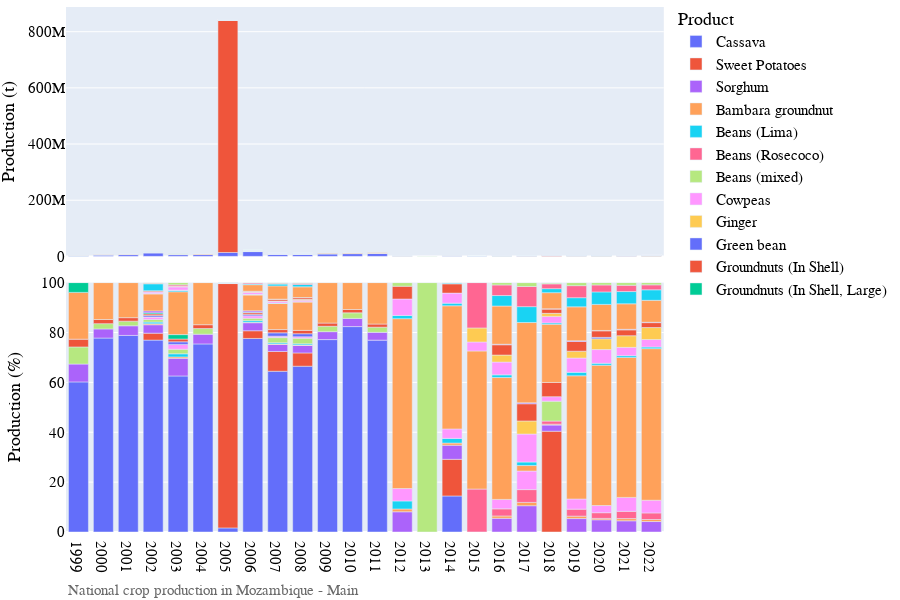

Notebook source saved alongside this figure:
### Markdown cell above
# Visualization of production data

### Code cell
# Bar chart of national crop production
country_iso, country_name = 'MZ', 'Mozambique'
df = pd.read_csv('../data/crop/adm_crop_production_%s.csv' % country_iso, index_col=0)
df['year'] = df['harvest_year']
year = [df['year'].min(), df['year'].max()]
product_order = ['Cassava','Sweet Potatoes','Maize Grain (White)','Sorghum']
for season_name in ['Main']:
    footnote = 'National crop production in %s - %s' % (country_name, season_name)
    fn_save = '../figures/%s_bar_natgrainprod_%s.png' % (country_iso, season_name)
    sub = df[df['season_name'] == season_name]
    fig = PlotBarProduction(sub, year, product_order, footnote, fn_save)
    fig.show()

### Figure 1 — Plotly figure (JSON) as saved in the notebook; plotly's stock layout.template omitted (floating-point values rounded to 4 significant figures)
{"data": [{"alignmentgroup": "True", "hovertemplate": "product=Cassava<br>season_name=Main<br>type=orig_unit<br>year=%{x}<br>value=%{y}<extra></extra>", "legendgroup": "Cassava", "marker": {"color": "#636efa", "pattern": {"shape": ""}}, "name": "Cassava", "offsetgroup": "Cassava", "orientation": "v", "showlegend": true, "textposition": "auto", "type": "bar", "x": [1999, 2000, 2001, 2002, 2003, 2004, 2005, 2006, 2007, 2008, 2009, 2010, 2011, 2014], "xaxis": "x2", "y": [1756768, 5362000.0, 6305000.0, 12630000.0, 6150000.0, 6413000.0, 13830000.0, 17070000.0, 6995811, 7071311, 9185554, 9738066, 10093619, 397277], "yaxis": "y2"}, {"alignmentgroup": "True", "hovertemplate": "product=Cassava<br>season_name=Main<br>type=percent<br>year=%{x}<br>value=%{y}<extra></extra>", "legendgroup": "Cassava", "marker": {"color": "#636efa", "pattern": {"shape": ""}}, "name": "Cassava", "offsetgroup": "Cassava", "orientation": "v", "showlegend": false, "textposition": "auto", "type": "bar", "x": [1999, 2000, 2001, 2002, 2003, 2004, 2005, 2006, 2007, 2008, 2009, 2010, 2011, 2014], "xaxis": "x", "y": [60.19, 77.77, 78.83, 76.95, 62.57, 75.42, 1.639, 77.62, 64.45, 66.48, 77.16, 82.37, 76.93, 14.45], "yaxis": "y"}, {"alignmentgroup": "True", "hovertemplate": "product=Sweet Potatoes<br>season_name=Main<br>type=orig_unit<br>year=%{x}<br>value=%{y}<extra></extra>", "legendgroup": "Sweet Potatoes", "marker": {"color": "#EF553B", "pattern": {"shape": ""}}, "name": "Sweet Potatoes", "offsetgroup": "Sweet Potatoes", "orientation": "v", "showlegend": true, "textposition": "auto", "type": "bar", "x": [2002, 2005, 2006, 2007, 2008, 2014, 2018], "xaxis": "x2", "y": [456330, 826662752, 677870, 861430, 566050, 404011, 2436010], "yaxis": "y2"}, {"alignmentgroup": "True", "hovertemplate": "product=Sweet Potatoes<br>season_name=Main<br>type=percent<br>year=%{x}<br>value=%{y}<extra></extra>", "legendgroup": "Sweet Potatoes", "marker": {"color": "#EF553B", "pattern": {"shape": ""}}, "name": "Sweet Potatoes", "offsetgroup": "Sweet Potatoes", "orientation": "v", "showlegend": false, "textposition": "auto", "type": "bar", "x": [2002, 2005, 2006, 2007, 2008, 2014, 2018], "xaxis": "x", "y": [2.781, 98.0, 3.083, 7.937, 5.322, 14.7, 40.41], "yaxis": "y"}, {"alignmentgroup": "True", "hovertemplate": "product=Sorghum<br>season_name=Main<br>type=orig_unit<br>year=%{x}<br>value=%{y}<extra></extra>", "legendgroup": "Sorghum", "marker": {"color": "#ab63fa", "pattern": {"shape": ""}}, "name": "Sorghum", "offsetgroup": "Sorghum", "orientation": "v", "showlegend": true, "textposition": "auto", "type": "bar", "x": [1999, 2000, 2001, 2002, 2003, 2004, 2005, 2006, 2007, 2008, 2009, 2010, 2011, 2012, 2014, 2015, 2016, 2017, 2018, 2019, 2020, 2021, 2022], "xaxis": "x2", "y": [208927, 252500.0, 308700.0, 554900.0, 696100.0, 330900.0, 518400.0, 710500.0, 306228, 321932, 378035, 388597, 409744, 139262, 155163, 36, 126878, 139471, 148130, 158191, 142002, 146632, 164491], "yaxis": "y2"}, {"alignmentgroup": "True", "hovertemplate": "product=Sorghum<br>season_name=Main<br>type=percent<br>year=%{x}<br>value=%{y}<extra></extra>", "legendgroup": "Sorghum", "marker": {"color": "#ab63fa", "pattern": {"shape": ""}}, "name": "Sorghum", "offsetgroup": "Sorghum", "orientation": "v", "showlegend": false, "textposition": "auto", "type": "bar", "x": [1999, 2000, 2001, 2002, 2003, 2004, 2005, 2006, 2007, 2008, 2009, 2010, 2011, 2012, 2014, 2015, 2016, 2017, 2018, 2019, 2020, 2021, 2022], "xaxis": "x", "y": [7.158, 3.662, 3.86, 3.382, 7.083, 3.892, 0.06145, 3.231, 2.821, 3.027, 3.175, 3.287, 3.123, 8.105, 5.645, 0.02008, 5.492, 10.54, 2.458, 5.384, 4.896, 4.482, 4.197], "yaxis": "y"}, {"alignmentgroup": "True", "hovertemplate": "product=Bambara groundnut<br>season_name=Main<br>type=orig_unit<br>year=%{x}<br>value=%{y}<extra></extra>", "legendgroup": "Bambara groundnut", "marker": {"color": "#FFA15A", "pattern": {"shape": ""}}, "name": "Bambara groundnut", "offsetgroup": "Bambara groundnut", "orientation": "v", "showlegend": true, "textposition": "auto", "type": "bar", "x": [2002, 2003, 2005, 2006, 2007, 2008, 2012, 2014, 2016, 2017, 2018, 2019, 2020, 2021, 2022], "xaxis": "x2", "y": [67273, 55160, 26882, 34611, 20249, 12630, 19351, 23901, 21702, 17495, 22475, 28788, 16526, 29191, 31794], "yaxis": "y2"}, {"alignmentgroup": "True", "hovertemplate": "product=Bambara groundnut<br>season_name=Main<br>type=percent<br>year=%{x}<br>value=%{y}<extra></extra>", "legendgroup": "Bambara groundnut", "marker": {"color": "#FFA15A", "pattern": {"shape": ""}}, "name": "Bambara groundnut", "offsetgroup": "Bambara groundnut", "orientation": "v", "showlegend": false, "textposition": "auto", "type": "bar", "x": [2002, 2003, 2005, 2006, 2007, 2008, 2012, 2014, 2016, 2017, 2018, 2019, 2020, 2021, 2022], "xaxis": "x", "y": [0.41, 0.5612, 0.003187, 0.1574, 0.1866, 0.1187, 1.126, 0.8696, 0.9394, 1.322, 0.3729, 0.9797, 0.5698, 0.8923, 0.8113], "yaxis": "y"}, {"alignmentgroup": "True", "hovertemplate": "product=Beans (Lima)<br>season_name=Main<br>type=orig_unit<br>year=%{x}<br>value=%{y}<extra></extra>", "legendgroup": "Beans (Lima)", "marker": {"color": "#19d3f3", "pattern": {"shape": ""}}, "name": "Beans (Lima)", "offsetgroup": "Beans (Lima)", "orientation": "v", "showlegend": true, "textposition": "auto", "type": "bar", "x": [2002, 2003, 2005, 2006, 2007, 2008, 2012, 2014], "xaxis": "x2", "y": [106100.0, 122623, 141281, 145800.0, 51960.0, 52661, 55297, 51584], "yaxis": "y2"}, {"alignmentgroup": "True", "hovertemplate": "product=Beans (Lima)<br>season_name=Main<br>type=percent<br>year=%{x}<br>value=%{y}<extra></extra>", "legendgroup": "Beans (Lima)", "marker": {"color": "#19d3f3", "pattern": {"shape": ""}}, "name": "Beans (Lima)", "offsetgroup": "Beans (Lima)", "orientation": "v", "showlegend": false, "textposition": "auto", "type": "bar", "x": [2002, 2003, 2005, 2006, 2007, 2008, 2012, 2014], "xaxis": "x", "y": [0.6464, 1.248, 0.01675, 0.6632, 0.4787, 0.4951, 3.218, 1.877], "yaxis": "y"}, {"alignmentgroup": "True", "hovertemplate": "product=Beans (Rosecoco)<br>season_name=Main<br>type=orig_unit<br>year=%{x}<br>value=%{y}<extra></extra>", "legendgroup": "Beans (Rosecoco)", "marker": {"color": "#FF6692", "pattern": {"shape": ""}}, "name": "Beans (Rosecoco)", "offsetgroup": "Beans (Rosecoco)", "orientation": "v", "showlegend": true, "textposition": "auto", "type": "bar", "x": [2015, 2016, 2017, 2018, 2019, 2020, 2021, 2022], "xaxis": "x2", "y": [30855, 65793, 67983, 74260, 82437, 65906, 95065, 103543], "yaxis": "y2"}, {"alignmentgroup": "True", "hovertemplate": "product=Beans (Rosecoco)<br>season_name=Main<br>type=percent<br>year=%{x}<br>value=%{y}<extra></extra>", "legendgroup": "Beans (Rosecoco)", "marker": {"color": "#FF6692", "pattern": {"shape": ""}}, "name": "Beans (Rosecoco)", "offsetgroup": "Beans (Rosecoco)", "orientation": "v", "showlegend": false, "textposition": "auto", "type": "bar", "x": [2015, 2016, 2017, 2018, 2019, 2020, 2021, 2022], "xaxis": "x", "y": [17.21, 2.848, 5.138, 1.232, 2.806, 2.272, 2.906, 2.642], "yaxis": "y"}, {"alignmentgroup": "True", "hovertemplate": "product=Beans (mixed)<br>season_name=Main<br>type=orig_unit<br>year=%{x}<br>value=%{y}<extra></extra>", "legendgroup": "Beans (mixed)", "marker": {"color": "#B6E880", "pattern": {"shape": ""}}, "name": "Beans (mixed)", "offsetgroup": "Beans (mixed)", "orientation": "v", "showlegend": true, "textposition": "auto", "type": "bar", "x": [1999, 2000, 2001, 2002, 2003, 2004, 2005, 2006, 2007, 2008, 2009, 2010, 2011, 2018], "xaxis": "x2", "y": [200483, 146400.0, 149800.0, 177400.0, 179600.0, 192800.0, 195600.0, 219100.0, 224596, 240267, 257381, 263771, 273035, 482220], "yaxis": "y2"}, {"alignmentgroup": "True", "hovertemplate": "product=Beans (mixed)<br>season_name=Main<br>type=percent<br>year=%{x}<br>value=%{y}<extra></extra>", "legendgroup": "Beans (mixed)", "marker": {"color": "#B6E880", "pattern": {"shape": ""}}, "name": "Beans (mixed)", "offsetgroup": "Beans (mixed)", "orientation": "v", "showlegend": false, "textposition": "auto", "type": "bar", "x": [1999, 2000, 2001, 2002, 2003, 2004, 2005, 2006, 2007, 2008, 2009, 2010, 2011, 2018], "xaxis": "x", "y": [6.869, 2.124, 1.873, 1.081, 1.827, 2.267, 0.02319, 0.9963, 2.069, 2.259, 2.162, 2.231, 2.081, 8.0], "yaxis": "y"}, {"alignmentgroup": "True", "hovertemplate": "product=Cowpeas<br>season_name=Main<br>type=orig_unit<br>year=%{x}<br>value=%{y}<extra></extra>", "legendgroup": "Cowpeas", "marker": {"color": "#FF97FF", "pattern": {"shape": ""}}, "name": "Cowpeas", "offsetgroup": "Cowpeas", "orientation": "v", "showlegend": true, "textposition": "auto", "type": "bar", "x": [2002, 2003, 2005, 2006, 2007, 2008, 2012, 2014, 2016, 2017, 2018, 2019, 2020, 2021, 2022], "xaxis": "x2", "y": [159687, 190333, 145041, 209087, 62188, 62350, 85484, 103836, 87515, 98442, 108187, 119573, 83450, 183130, 199457], "yaxis": "y2"}, {"alignmentgroup": "True", "hovertemplate": "product=Cowpeas<br>season_name=Main<br>type=percent<br>year=%{x}<br>value=%{y}<extra></extra>", "legendgroup": "Cowpeas", "marker": {"color": "#FF97FF", "pattern": {"shape": ""}}, "name": "Cowpeas", "offsetgroup": "Cowpeas", "orientation": "v", "showlegend": false, "textposition": "auto", "type": "bar", "x": [2002, 2003, 2005, 2006, 2007, 2008, 2012, 2014, 2016, 2017, 2018, 2019, 2020, 2021, 2022], "xaxis": "x", "y": [0.9732, 1.936, 0.01719, 0.9508, 0.573, 0.5862, 4.975, 3.778, 3.788, 7.44, 1.795, 4.069, 2.877, 5.598, 5.09], "yaxis": "y"}, {"alignmentgroup": "True", "hovertemplate": "product=Ginger<br>season_name=Main<br>type=orig_unit<br>year=%{x}<br>value=%{y}<extra></extra>", "legendgroup": "Ginger", "marker": {"color": "#FECB52", "pattern": {"shape": ""}}, "name": "Ginger", "offsetgroup": "Ginger", "orientation": "v", "showlegend": true, "textposition": "auto", "type": "bar", "x": [2002, 2005], "xaxis": "x2", "y": [6, 12], "yaxis": "y2"}, {"alignmentgroup": "True", "hovertemplate": "product=Ginger<br>season_name=Main<br>type=percent<br>year=%{x}<br>value=%{y}<extra></extra>", "legendgroup": "Ginger", "marker": {"color": "#FECB52", "pattern": {"shape": ""}}, "name": "Ginger", "offsetgroup": "Ginger", "orientation": "v", "showlegend": false, "textposition": "auto", "type": "bar", "x": [2002, 2005], "xaxis": "x", "y": [3.657e-05, 1.423e-06], "yaxis": "y"}, {"alignmentgroup": "True", "hovertemplate": "product=Green bean<br>season_name=Main<br>type=orig_unit<br>year=%{x}<br>value=%{y}<extra></extra>", "legendgroup": "Green bean", "marker": {"color": "#636efa", "pattern": {"shape": ""}}, "name": "Green bean", "offsetgroup": "Green bean", "orientation": "v", "showlegend": true, "textposition": "auto", "type": "bar", "x": [2002, 2003, 2005, 2006, 2007, 2008], "xaxis": "x2", "y": [89400, 101900, 95700, 124300, 146300, 129200], "yaxis": "y2"}, {"alignmentgroup": "True", "hovertemplate": "product=Green bean<br>season_name=Main<br>type=percent<br>year=%{x}<br>value=%{y}<extra></extra>", "legendgroup": "Green bean", "marker": {"color": "#636efa", "pattern": {"shape": ""}}, "name": "Green bean", "offsetgroup": "Green bean", "orientation": "v", "showlegend": false, "textposition": "auto", "type": "bar", "x": [2002, 2003, 2005, 2006, 2007, 2008], "xaxis": "x", "y": [0.5448, 1.037, 0.01134, 0.5652, 1.348, 1.215], "yaxis": "y"}, {"alignmentgroup": "True", "hovertemplate": "product=Groundnuts (In Shell)<br>season_name=Main<br>type=orig_unit<br>year=%{x}<br>value=%{y}<extra></extra>", "legendgroup": "Groundnuts (In Shell)", "marker": {"color": "#EF553B", "pattern": {"shape": ""}}, "name": "Groundnuts (In Shell)", "offsetgroup": "Groundnuts (In Shell)", "orientation": "v", "showlegend": true, "textposition": "auto", "type": "bar", "x": [1999, 2000, 2001, 2002, 2003, 2004, 2005, 2006, 2007, 2008, 2009, 2010, 2011, 2018], "xaxis": "x2", "y": [90777, 114500.0, 111200.0, 109800.0, 109900.0, 132100.0, 126200.0, 145600.0, 141500.0, 143510, 152251, 157685, 165372, 343240], "yaxis": "y2"}, {"alignmentgroup": "True", "hovertemplate": "product=Groundnuts (In Shell)<br>season_name=Main<br>type=percent<br>year=%{x}<br>value=%{y}<extra></extra>", "legendgroup": "Groundnuts (In Shell)", "marker": {"color": "#EF553B", "pattern": {"shape": ""}}, "name": "Groundnuts (In Shell)", "offsetgroup": "Groundnuts (In Shell)", "orientation": "v", "showlegend": false, "textposition": "auto", "type": "bar", "x": [1999, 2000, 2001, 2002, 2003, 2004, 2005, 2006, 2007, 2008, 2009, 2010, 2011, 2018], "xaxis": "x", "y": [3.11, 1.661, 1.39, 0.6691, 1.118, 1.553, 0.01496, 0.662, 1.303, 1.349, 1.279, 1.334, 1.26, 5.694], "yaxis": "y"}, {"alignmentgroup": "True", "hovertemplate": "product=Groundnuts (In Shell, Large)<br>season_name=Main<br>type=orig_unit<br>year=%{x}<br>value=%{y}<extra></extra>", "legendgroup": "Groundnuts (In Shell, Large)", "marker": {"color": "#00cc96", "pattern": {"shape": ""}}, "name": "Groundnuts (In Shell, Large)", "offsetgroup": "Groundnuts (In Shell, Large)", "orientation": "v", "showlegend": true, "textposition": "auto", "type": "bar", "x": [2002, 2003, 2005, 2006], "xaxis": "x2", "y": [75358, 174030, 54744, 49350], "yaxis": "y2"}, {"alignmentgroup": "True", "hovertemplate": "product=Groundnuts (In Shell, Large)<br>season_name=Main<br>type=percent<br>year=%{x}<br>value=%{y}<extra></extra>", "legendgroup": "Groundnuts (In Shell, Large)", "marker": {"color": "#00cc96", "pattern": {"shape": ""}}, "name": "Groundnuts (In Shell, Large)", "offsetgroup": "Groundnuts (In Shell, Large)", "orientation": "v", "showlegend": false, "textposition": "auto", "type": "bar", "x": [2002, 2003, 2005, 2006], "xaxis": "x", "y": [0.4593, 1.771, 0.00649, 0.2244], "yaxis": "y"}, {"alignmentgroup": "True", "hovertemplate": "product=Groundnuts (In Shell, Small)<br>season_name=Main<br>type=orig_unit<br>year=%{x}<br>value=%{y}<extra></extra>", "legendgroup": "Groundnuts (In Shell, Small)", "marker": {"color": "#ab63fa", "pattern": {"shape": ""}}, "name": "Groundnuts (In Shell, Small)", "offsetgroup": "Groundnuts (In Shell, Small)", "orientation": "v", "showlegend": true, "textposition": "auto", "type": "bar", "x": [2002, 2005, 2006], "xaxis": "x2", "y": [126618, 114508, 117796], "yaxis": "y2"}, {"alignmentgroup": "True", "hovertemplate": "product=Groundnuts (In Shell, Small)<br>season_name=Main<br>type=percent<br>year=%{x}<br>value=%{y}<extra></extra>", "legendgroup": "Groundnuts (In Shell, Small)", "marker": {"color": "#ab63fa", "pattern": {"shape": ""}}, "name": "Groundnuts (In Shell, Small)", "offsetgroup": "Groundnuts (In Shell, Small)", "orientation": "v", "showlegend": false, "textposition": "auto", "type": "bar", "x": [2002, 2005, 2006], "xaxis": "x", "y": [0.7717, 0.01357, 0.5357], "yaxis": "y"}, {"alignmentgroup": "True", "hovertemplate": "product=Maize<br>season_name=Main<br>type=orig_unit<br>year=%{x}<br>value=%{y}<extra></extra>", "legendgroup": "Maize", "marker": {"color": "#FFA15A", "pattern": {"shape": ""}}, "name": "Maize", "offsetgroup": "Maize", "orientation": "v", "showlegend": true, "textposition": "auto", "type": "bar", "x": [1999, 2000, 2001, 2002, 2003, 2004, 2005, 2006, 2007, 2008, 2009, 2010, 2011, 2012, 2014, 2015, 2016, 2017, 2018, 2019, 2020, 2021, 2022], "xaxis": "x2", "y": [547713, 1019000.0, 1124000.0, 1114000, 1688000.0, 1435000.0, 942300, 1394800, 1134200, 1213000, 1931528, 1273669, 2178842, 1170500, 1357404, 99300, 1128981, 29141, 1406794, 1451686, 1632321, 1836925, 2382511], "yaxis": "y2"}, {"alignmentgroup": "True", "hovertemplate": "product=Maize<br>season_name=Main<br>type=percent<br>year=%{x}<br>value=%{y}<extra></extra>", "legendgroup": "Maize", "marker": {"color": "#FFA15A", "pattern": {"shape": ""}}, "name": "Maize", "offsetgroup": "Maize", "orientation": "v", "showlegend": false, "textposition": "auto", "type": "bar", "x": [1999, 2000, 2001, 2002, 2003, 2004, 2005, 2006, 2007, 2008, 2009, 2010, 2011, 2012, 2014, 2015, 2016, 2017, 2018, 2019, 2020, 2021, 2022], "xaxis": "x", "y": [18.76, 14.78, 14.05, 6.789, 17.18, 16.87, 0.1117, 6.343, 10.45, 11.4, 16.22, 10.77, 16.61, 68.12, 49.39, 55.37, 48.87, 2.203, 23.34, 49.41, 56.28, 56.15, 60.79], "yaxis": "y"}, {"alignmentgroup": "True", "hovertemplate": "product=Millet<br>season_name=Main<br>type=orig_unit<br>year=%{x}<br>value=%{y}<extra></extra>", "legendgroup": "Millet", "marker": {"color": "#19d3f3", "pattern": {"shape": ""}}, "name": "Millet", "offsetgroup": "Millet", "orientation": "v", "showlegend": true, "textposition": "auto", "type": "bar", "x": [2002, 2003, 2005, 2006, 2007, 2008, 2012, 2014, 2016, 2017, 2018, 2019, 2020, 2021, 2022], "xaxis": "x2", "y": [36445, 64827, 45855, 67077, 24815, 12170.0, 21944, 29332, 24868, 18745, 33463, 40545, 22099, 22832, 25111], "yaxis": "y2"}, {"alignmentgroup": "True", "hovertemplate": "product=Millet<br>season_name=Main<br>type=percent<br>year=%{x}<br>value=%{y}<extra></extra>", "legendgroup": "Millet", "marker": {"color": "#19d3f3", "pattern": {"shape": ""}}, "name": "Millet", "offsetgroup": "Millet", "orientation": "v", "showlegend": false, "textposition": "auto", "type": "bar", "x": [2002, 2003, 2005, 2006, 2007, 2008, 2012, 2014, 2016, 2017, 2018, 2019, 2020, 2021, 2022], "xaxis": "x", "y": [0.2221, 0.6596, 0.005436, 0.305, 0.2286, 0.1144, 1.277, 1.067, 1.076, 1.417, 0.5552, 1.38, 0.7619, 0.6979, 0.6408], "yaxis": "y"}, {"alignmentgroup": "True", "hovertemplate": "product=Paprika<br>season_name=Main<br>type=orig_unit<br>year=%{x}<br>value=%{y}<extra></extra>", "legendgroup": "Paprika", "marker": {"color": "#FF6692", "pattern": {"shape": ""}}, "name": "Paprika", "offsetgroup": "Paprika", "orientation": "v", "showlegend": true, "textposition": "auto", "type": "bar", "x": [2002, 2003, 2005, 2006], "xaxis": "x2", "y": [23, 247, 305, 72], "yaxis": "y2"}, {"alignmentgroup": "True", "hovertemplate": "product=Paprika<br>season_name=Main<br>type=percent<br>year=%{x}<br>value=%{y}<extra></extra>", "legendgroup": "Paprika", "marker": {"color": "#FF6692", "pattern": {"shape": ""}}, "name": "Paprika", "offsetgroup": "Paprika", "orientation": "v", "showlegend": false, "textposition": "auto", "type": "bar", "x": [2002, 2003, 2005, 2006], "xaxis": "x", "y": [0.0001402, 0.002513, 3.616e-05, 0.0003274], "yaxis": "y"}, {"alignmentgroup": "True", "hovertemplate": "product=Pepper (Piper spp.)<br>season_name=Main<br>type=orig_unit<br>year=%{x}<br>value=%{y}<extra></extra>", "legendgroup": "Pepper (Piper spp.)", "marker": {"color": "#B6E880", "pattern": {"shape": ""}}, "name": "Pepper (Piper spp.)", "offsetgroup": "Pepper (Piper spp.)", "orientation": "v", "showlegend": true, "textposition": "auto", "type": "bar", "x": [2002, 2003, 2005, 2006, 2007, 2008], "xaxis": "x2", "y": [97, 260, 335, 283, 18, 71], "yaxis": "y2"}, {"alignmentgroup": "True", "hovertemplate": "product=Pepper (Piper spp.)<br>season_name=Main<br>type=percent<br>year=%{x}<br>value=%{y}<extra></extra>", "legendgroup": "Pepper (Piper spp.)", "marker": {"color": "#B6E880", "pattern": {"shape": ""}}, "name": "Pepper (Piper spp.)", "offsetgroup": "Pepper (Piper spp.)", "orientation": "v", "showlegend": false, "textposition": "auto", "type": "bar", "x": [2002, 2003, 2005, 2006, 2007, 2008], "xaxis": "x", "y": [0.0005912, 0.002645, 3.971e-05, 0.001287, 0.0001658, 0.0006675], "yaxis": "y"}, {"alignmentgroup": "True", "hovertemplate": "product=Pigeon Peas<br>season_name=Main<br>type=orig_unit<br>year=%{x}<br>value=%{y}<extra></extra>", "legendgroup": "Pigeon Peas", "marker": {"color": "#FF97FF", "pattern": {"shape": ""}}, "name": "Pigeon Peas", "offsetgroup": "Pigeon Peas", "orientation": "v", "showlegend": true, "textposition": "auto", "type": "bar", "x": [2002, 2003, 2005, 2006, 2007, 2008, 2012, 2014, 2015, 2016, 2017, 2018, 2019, 2020, 2021, 2022], "xaxis": "x2", "y": [95246, 127762, 109271, 186814, 71493, 64091, 113453, 110579, 6439, 118398, 148448, 156285, 168714, 160000, 108438, 118108], "yaxis": "y2"}, {"alignmentgroup": "True", "hovertemplate": "product=Pigeon Peas<br>season_name=Main<br>type=percent<br>year=%{x}<br>value=%{y}<extra></extra>", "legendgroup": "Pigeon Peas", "marker": {"color": "#FF97FF", "pattern": {"shape": ""}}, "name": "Pigeon Peas", "offsetgroup": "Pigeon Peas", "orientation": "v", "showlegend": false, "textposition": "auto", "type": "bar", "x": [2002, 2003, 2005, 2006, 2007, 2008, 2012, 2014, 2015, 2016, 2017, 2018, 2019, 2020, 2021, 2022], "xaxis": "x", "y": [0.5805, 1.3, 0.01295, 0.8495, 0.6587, 0.6026, 6.603, 4.023, 3.591, 5.125, 11.22, 2.593, 5.742, 5.516, 3.315, 3.014], "yaxis": "y"}, {"alignmentgroup": "True", "hovertemplate": "product=Sesame Seed<br>season_name=Main<br>type=orig_unit<br>year=%{x}<br>value=%{y}<extra></extra>", "legendgroup": "Sesame Seed", "marker": {"color": "#FECB52", "pattern": {"shape": ""}}, "name": "Sesame Seed", "offsetgroup": "Sesame Seed", "orientation": "v", "showlegend": true, "textposition": "auto", "type": "bar", "x": [2002, 2003, 2005, 2006, 2007, 2008, 2015, 2016, 2017, 2018, 2019, 2020, 2021, 2022], "xaxis": "x2", "y": [12948, 25198, 45576, 18355, 17605, 34601, 10113, 65067, 69374, 74284, 80422, 125038, 152809, 188113], "yaxis": "y2"}, {"alignmentgroup": "True", "hovertemplate": "product=Sesame Seed<br>season_name=Main<br>type=percent<br>year=%{x}<br>value=%{y}<extra></extra>", "legendgroup": "Sesame Seed", "marker": {"color": "#FECB52", "pattern": {"shape": ""}}, "name": "Sesame Seed", "offsetgroup": "Sesame Seed", "orientation": "v", "showlegend": false, "textposition": "auto", "type": "bar", "x": [2002, 2003, 2005, 2006, 2007, 2008, 2015, 2016, 2017, 2018, 2019, 2020, 2021, 2022], "xaxis": "x", "y": [0.07891, 0.2564, 0.005403, 0.08347, 0.1622, 0.3253, 5.639, 2.817, 5.243, 1.232, 2.737, 4.311, 4.671, 4.8], "yaxis": "y"}, {"alignmentgroup": "True", "hovertemplate": "product=Soybean<br>season_name=Main<br>type=orig_unit<br>year=%{x}<br>value=%{y}<extra></extra>", "legendgroup": "Soybean", "marker": {"color": "#636efa", "pattern": {"shape": ""}}, "name": "Soybean", "offsetgroup": "Soybean", "orientation": "v", "showlegend": true, "textposition": "auto", "type": "bar", "x": [2020], "xaxis": "x2", "y": [16503], "yaxis": "y2"}, {"alignmentgroup": "True", "hovertemplate": "product=Soybean<br>season_name=Main<br>type=percent<br>year=%{x}<br>value=%{y}<extra></extra>", "legendgroup": "Soybean", "marker": {"color": "#636efa", "pattern": {"shape": ""}}, "name": "Soybean", "offsetgroup": "Soybean", "orientation": "v", "showlegend": false, "textposition": "auto", "type": "bar", "x": [2020], "xaxis": "x", "y": [0.569], "yaxis": "y"}, {"alignmentgroup": "True", "hovertemplate": "product=Spanish peanut<br>season_name=Main<br>type=orig_unit<br>year=%{x}<br>value=%{y}<extra></extra>", "legendgroup": "Spanish peanut", "marker": {"color": "#EF553B", "pattern": {"shape": ""}}, "name": "Spanish peanut", "offsetgroup": "Spanish peanut", "orientation": "v", "showlegend": true, "textposition": "auto", "type": "bar", "x": [2002, 2005, 2006, 2007, 2008, 2012, 2014, 2016, 2017, 2018, 2019, 2020, 2021, 2022], "xaxis": "x2", "y": [64359, 58264, 59895, 70093, 71168, 88156, 102133, 95381, 91323, 103651, 115756, 76029, 77094, 77063], "yaxis": "y2"}, {"alignmentgroup": "True", "hovertemplate": "product=Spanish peanut<br>season_name=Main<br>type=percent<br>year=%{x}<br>value=%{y}<extra></extra>", "legendgroup": "Spanish peanut", "marker": {"color": "#EF553B", "pattern": {"shape": ""}}, "name": "Spanish peanut", "offsetgroup": "Spanish peanut", "orientation": "v", "showlegend": false, "textposition": "auto", "type": "bar", "x": [2002, 2005, 2006, 2007, 2008, 2012, 2014, 2016, 2017, 2018, 2019, 2020, 2021, 2022], "xaxis": "x", "y": [0.3922, 0.006907, 0.2724, 0.6458, 0.6691, 5.131, 3.716, 4.129, 6.902, 1.72, 3.94, 2.621, 2.356, 1.966], "yaxis": "y"}, {"alignmentgroup": "True", "hovertemplate": "product=Sugarcane<br>season_name=Main<br>type=orig_unit<br>year=%{x}<br>value=%{y}<extra></extra>", "legendgroup": "Sugarcane", "marker": {"color": "#00cc96", "pattern": {"shape": ""}}, "name": "Sugarcane", "offsetgroup": "Sugarcane", "orientation": "v", "showlegend": true, "textposition": "auto", "type": "bar", "x": [1999], "xaxis": "x2", "y": [114156], "yaxis": "y2"}, {"alignmentgroup": "True", "hovertemplate": "product=Sugarcane<br>season_name=Main<br>type=percent<br>year=%{x}<br>value=%{y}<extra></extra>", "legendgroup": "Sugarcane", "marker": {"color": "#00cc96", "pattern": {"shape": ""}}, "name": "Sugarcane", "offsetgroup": "Sugarcane", "orientation": "v", "showlegend": false, "textposition": "auto", "type": "bar", "x": [1999], "xaxis": "x", "y": [3.911], "yaxis": "y"}, {"alignmentgroup": "True", "hovertemplate": "product=Sunflower Seed<br>season_name=Main<br>type=orig_unit<br>year=%{x}<br>value=%{y}<extra></extra>", "legendgroup": "Sunflower Seed", "marker": {"color": "#ab63fa", "pattern": {"shape": ""}}, "name": "Sunflower Seed", "offsetgroup": "Sunflower Seed", "orientation": "v", "showlegend": true, "textposition": "auto", "type": "bar", "x": [2002, 2003, 2005, 2006, 2007, 2008, 2016, 2017, 2018, 2019, 2020, 2021, 2022], "xaxis": "x2", "y": [3358.0, 3929, 1061, 2138, 5957, 3279, 4680, 5264, 5849, 7333, 4186, 6740, 5841], "yaxis": "y2"}, {"alignmentgroup": "True", "hovertemplate": "product=Sunflower Seed<br>season_name=Main<br>type=percent<br>year=%{x}<br>value=%{y}<extra></extra>", "legendgroup": "Sunflower Seed", "marker": {"color": "#ab63fa", "pattern": {"shape": ""}}, "name": "Sunflower Seed", "offsetgroup": "Sunflower Seed", "orientation": "v", "showlegend": false, "textposition": "auto", "type": "bar", "x": [2002, 2003, 2005, 2006, 2007, 2008, 2016, 2017, 2018, 2019, 2020, 2021, 2022], "xaxis": "x", "y": [0.02046, 0.03997, 0.0001258, 0.009722, 0.05488, 0.03083, 0.2026, 0.3979, 0.09704, 0.2496, 0.1443, 0.206, 0.149], "yaxis": "y"}, {"alignmentgroup": "True", "hovertemplate": "product=Sweet Potatoes (Non-Orange)<br>season_name=Main<br>type=orig_unit<br>year=%{x}<br>value=%{y}<extra></extra>", "legendgroup": "Sweet Potatoes (Non-Orange)", "marker": {"color": "#FFA15A", "pattern": {"shape": ""}}, "name": "Sweet Potatoes (Non-Orange)", "offsetgroup": "Sweet Potatoes (Non-Orange)", "orientation": "v", "showlegend": true, "textposition": "auto", "type": "bar", "x": [2005, 2006, 2007, 2008, 2016, 2017, 2018, 2019, 2020, 2021, 2022], "xaxis": "x2", "y": [322300.0, 577000.0, 577500.0, 458500.0, 354123, 425722, 390605, 399615, 303246, 334841, 344886], "yaxis": "y2"}, {"alignmentgroup": "True", "hovertemplate": "product=Sweet Potatoes (Non-Orange)<br>season_name=Main<br>type=percent<br>year=%{x}<br>value=%{y}<extra></extra>", "legendgroup": "Sweet Potatoes (Non-Orange)", "marker": {"color": "#FFA15A", "pattern": {"shape": ""}}, "name": "Sweet Potatoes (Non-Orange)", "offsetgroup": "Sweet Potatoes (Non-Orange)", "orientation": "v", "showlegend": false, "textposition": "auto", "type": "bar", "x": [2005, 2006, 2007, 2008, 2016, 2017, 2018, 2019, 2020, 2021, 2022], "xaxis": "x", "y": [0.0382, 2.624, 5.321, 4.31, 15.33, 32.18, 6.48, 13.6, 10.45, 10.23, 8.8], "yaxis": "y"}, {"alignmentgroup": "True", "hovertemplate": "product=Sweet Potatoes (Orange)<br>season_name=Main<br>type=orig_unit<br>year=%{x}<br>value=%{y}<extra></extra>", "legendgroup": "Sweet Potatoes (Orange)", "marker": {"color": "#19d3f3", "pattern": {"shape": ""}}, "name": "Sweet Potatoes (Orange)", "offsetgroup": "Sweet Potatoes (Orange)", "orientation": "v", "showlegend": true, "textposition": "auto", "type": "bar", "x": [2002, 2005, 2006, 2007, 2008, 2014, 2016, 2017, 2018, 2019, 2020, 2021, 2022], "xaxis": "x2", "y": [456337, 28580.0, 64220.0, 77090.0, 102351, 8578, 96999, 84331, 96641, 107770, 145387, 160536, 165351], "yaxis": "y2"}, {"alignmentgroup": "True", "hovertemplate": "product=Sweet Potatoes (Orange)<br>season_name=Main<br>type=percent<br>year=%{x}<br>value=%{y}<extra></extra>", "legendgroup": "Sweet Potatoes (Orange)", "marker": {"color": "#19d3f3", "pattern": {"shape": ""}}, "name": "Sweet Potatoes (Orange)", "offsetgroup": "Sweet Potatoes (Orange)", "orientation": "v", "showlegend": false, "textposition": "auto", "type": "bar", "x": [2002, 2005, 2006, 2007, 2008, 2014, 2016, 2017, 2018, 2019, 2020, 2021, 2022], "xaxis": "x", "y": [2.781, 0.003388, 0.292, 0.7103, 0.9623, 0.3121, 4.199, 6.374, 1.603, 3.668, 5.012, 4.907, 4.219], "yaxis": "y"}, {"alignmentgroup": "True", "hovertemplate": "product=Tobacco<br>season_name=Main<br>type=orig_unit<br>year=%{x}<br>value=%{y}<extra></extra>", "legendgroup": "Tobacco", "marker": {"color": "#FF6692", "pattern": {"shape": ""}}, "name": "Tobacco", "offsetgroup": "Tobacco", "orientation": "v", "showlegend": true, "textposition": "auto", "type": "bar", "x": [2002, 2003, 2005, 2006, 2007, 2008, 2015, 2016, 2017, 2018, 2019, 2020, 2021, 2022], "xaxis": "x2", "y": [38391, 51131, 80842, 93065, 33595, 46261, 32582, 98369, 106758, 115148, 142042, 80897, 82515, 77902], "yaxis": "y2"}, {"alignmentgroup": "True", "hovertemplate": "product=Tobacco<br>season_name=Main<br>type=percent<br>year=%{x}<br>value=%{y}<extra></extra>", "legendgroup": "Tobacco", "marker": {"color": "#FF6692", "pattern": {"shape": ""}}, "name": "Tobacco", "offsetgroup": "Tobacco", "orientation": "v", "showlegend": false, "textposition": "auto", "type": "bar", "x": [2002, 2003, 2005, 2006, 2007, 2008, 2015, 2016, 2017, 2018, 2019, 2020, 2021, 2022], "xaxis": "x", "y": [0.234, 0.5202, 0.009583, 0.4232, 0.3095, 0.4349, 18.17, 4.258, 8.069, 1.91, 4.834, 2.789, 2.522, 1.988], "yaxis": "y"}, {"alignmentgroup": "True", "hovertemplate": "product=Virginia peanut<br>season_name=Main<br>type=orig_unit<br>year=%{x}<br>value=%{y}<extra></extra>", "legendgroup": "Virginia peanut", "marker": {"color": "#B6E880", "pattern": {"shape": ""}}, "name": "Virginia peanut", "offsetgroup": "Virginia peanut", "orientation": "v", "showlegend": true, "textposition": "auto", "type": "bar", "x": [2002, 2003, 2005, 2006, 2007, 2008, 2012, 2013, 2014, 2016, 2017, 2018, 2019, 2020, 2021, 2022], "xaxis": "x2", "y": [37715, 87464, 27410, 24726, 31220, 31028, 24756, 33210, 4782, 21373, 20580, 19789, 35466, 26929, 34829, 34817], "yaxis": "y2"}, {"alignmentgroup": "True", "hovertemplate": "product=Virginia peanut<br>season_name=Main<br>type=percent<br>year=%{x}<br>value=%{y}<extra></extra>", "legendgroup": "Virginia peanut", "marker": {"color": "#B6E880", "pattern": {"shape": ""}}, "name": "Virginia peanut", "offsetgroup": "Virginia peanut", "orientation": "v", "showlegend": false, "textposition": "auto", "type": "bar", "x": [2002, 2003, 2005, 2006, 2007, 2008, 2012, 2013, 2014, 2016, 2017, 2018, 2019, 2020, 2021, 2022], "xaxis": "x", "y": [0.2299, 0.8899, 0.003249, 0.1124, 0.2876, 0.2917, 1.441, 100, 0.174, 0.9252, 1.555, 0.3283, 1.207, 0.9284, 1.065, 0.8884], "yaxis": "y"}, {"alignmentgroup": "True", "hovertemplate": "product=Wheat<br>season_name=Main<br>type=orig_unit<br>year=%{x}<br>value=%{y}<extra></extra>", "legendgroup": "Wheat", "marker": {"color": "#FF97FF", "pattern": {"shape": ""}}, "name": "Wheat", "offsetgroup": "Wheat", "orientation": "v", "showlegend": true, "textposition": "auto", "type": "bar", "x": [2018], "xaxis": "x2", "y": [10580], "yaxis": "y2"}, {"alignmentgroup": "True", "hovertemplate": "product=Wheat<br>season_name=Main<br>type=percent<br>year=%{x}<br>value=%{y}<extra></extra>", "legendgroup": "Wheat", "marker": {"color": "#FF97FF", "pattern": {"shape": ""}}, "name": "Wheat", "offsetgroup": "Wheat", "orientation": "v", "showlegend": false, "textposition": "auto", "type": "bar", "x": [2018], "xaxis": "x", "y": [0.1755], "yaxis": "y"}], "layout": {"annotations": [{"showarrow": false, "text": "", "textangle": 90, "x": 0.98, "xanchor": "left", "xref": "paper", "y": 0.2375, "yanchor": "middle", "yref": "paper"}, {"showarrow": false, "text": "", "textangle": 90, "x": 0.98, "xanchor": "left", "xref": "paper", "y": 0.7625, "yanchor": "middle", "yref": "paper"}, {"align": "left", "font": {"color": "dimgrey", "family": "arial", "size": 15}, "showarrow": false, "text": "National crop production in Mozambique - Main", "x": 0, "xref": "paper", "y": -0.13, "yref": "paper"}], "barmode": "relative", "font": {"color": "black", "family": "arial", "size": 15}, "height": 600, "legend": {"title": {"text": "Product"}, "tracegroupgap": 0, "x": 1, "y": 1.01}, "margin": {"b": 0, "l": 0, "r": 0, "t": 0}, "width": 900, "xaxis": {"anchor": "y", "domain": [0, 0.98], "dtick": 1, "range": [1998.0, 2022.0], "title": {"text": ""}}, "xaxis2": {"anchor": "y2", "domain": [0, 0.98], "matches": "x", "showticklabels": false}, "yaxis": {"anchor": "x", "domain": [0, 0.475], "range": [0, 100], "title": {"text": "Production (%)"}}, "yaxis2": {"anchor": "x2", "domain": [0.525, 1], "title": {"text": "Production (t)"}}}}
